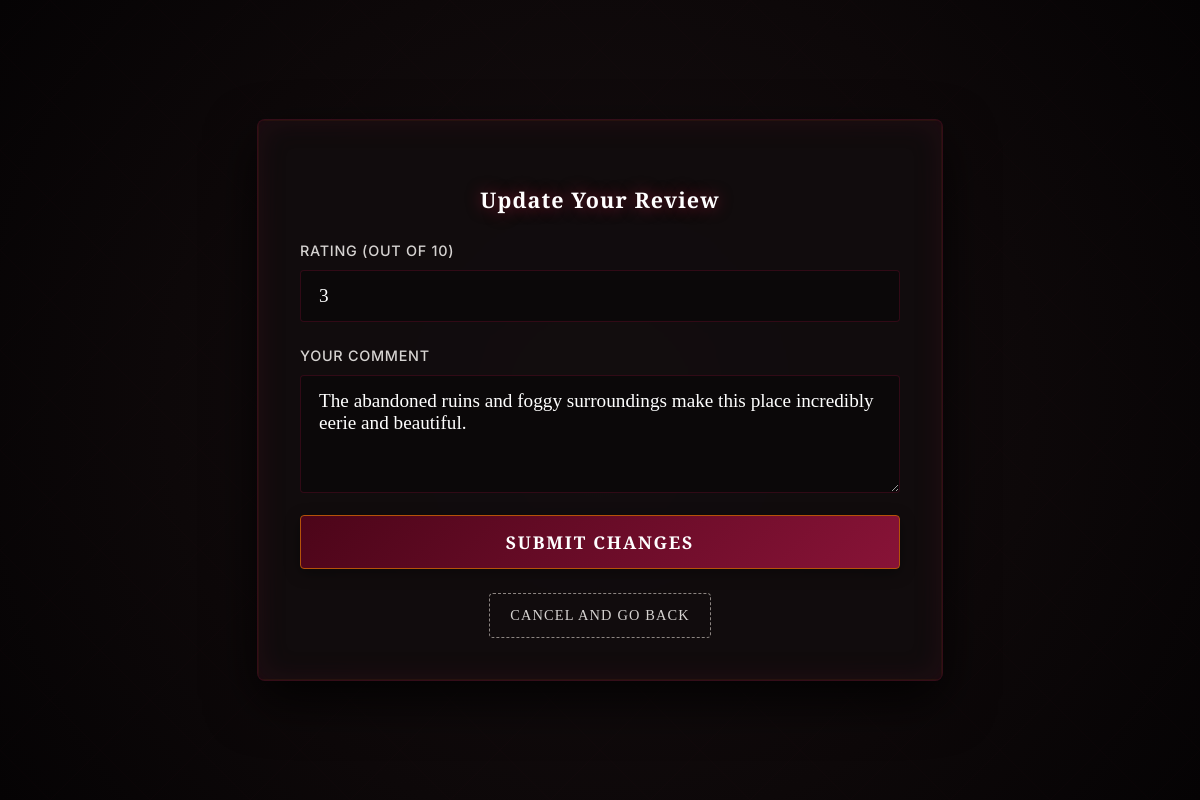
The page /review/2/update.html on the database as committed earlier.
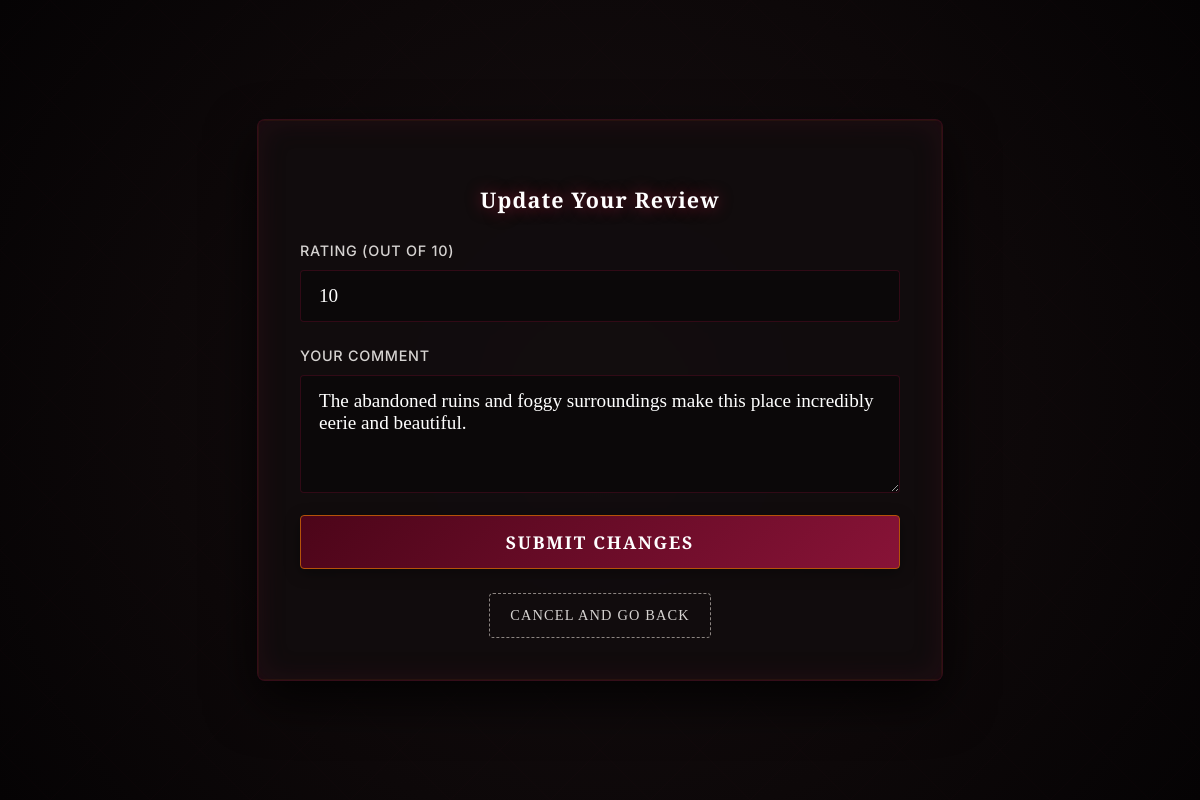
The same page on the database as committed later.
### core/models.py (models this page shows, shortened)
class Review(models.Model):
    comment = models.TextField()
    rating = models.IntegerField()
    user = models.ForeignKey(User, on_delete=models.CASCADE)
    destination = models.ForeignKey(Destination, on_delete=models.CASCADE)

### core/views.py (the view)
# urls.py: path('review/<int:id>/update.html', Update_view, name='Update_view'),
def Update_view(request, id):
    update = get_object_or_404(Review, id=id)
    if request.method == "POST":
        update.comment = request.POST.get('comment')
        update.rating = request.POST.get('rating')
        update.save()
        return redirect('review_view' ,Destination_id=update.destination_id)
    return render(request, 'update.html', {'update': update})

### templates/update.html (shortened to what this page needs)
{% load static %}
<!DOCTYPE html>
<html lang="en">
<head>
    <link rel="stylesheet" href="{% static 'core/styles.css' %}">
</head>
<body>
    <div class="page-wrapper">
        <div class="auth-card" style="max-width: 600px;">
            <div class="add-review-section">
                <h3 class="mb-4">Update Your Review</h3>
                <form method="POST" class="auth-form" action="">
                    <label for="id_rating">
                        Rating (out of 10)
                        <input type="number" id="id_rating" name="rating" min="1" max="10" value="{{ update.rating }}" required>
                    </label>
                    <label for="id_comment">
                        Your Comment
                        <textarea id="id_comment" name="comment" rows="4" required>{{ update.comment }}</textarea>
                    </label>
                    <button type="submit" class="btn">Submit Changes</button>
                </form>
            </div>
            <div class="navigation-links" style="margin-top: 24px; text-align: center;">
                <a href="{% url 'review_view' Destination_id=update.destination_id %}" class="back-home-btn">Cancel and Go Back</a>
            </div>
        </div>
    </div>
</body>
</html>

Rows that differ between the two databases and show on the page:
changed Review: rating "3" → "10"
